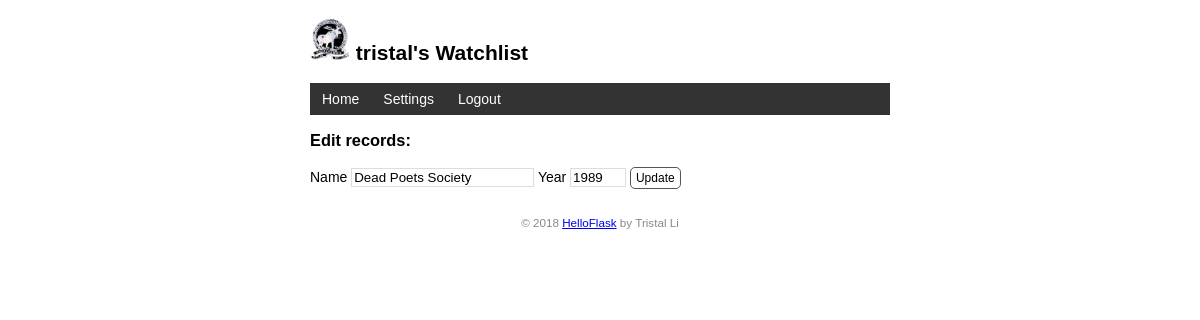
The app's page /movie/edit/2 (signed in) with its own data.
### watchlist/models.py (models this page shows, shortened)
class User(db.Model, UserMixin):
    __tablename__ = 'users'
    id = db.Column(db.Integer, primary_key = True)
    name = db.Column(db.String(20))
    username = db.Column(db.String(20), unique=True)
    password_hash = db.Column(db.String(128), nullable=False)

class Movie(db.Model):
    id = db.Column(db.Integer, primary_key = True)
    title = db.Column(db.String(60))
    year = db.Column(db.String(4))
    username = db.Column(db.String(20))

### watchlist/views.py (the view, shortened to what this page needs)
@app.route("/movie/edit/<int:movie_id>", methods = ["GET", "POST"])
@login_required
def edit(movie_id):
    movie = Movie.query.get_or_404(movie_id)
    return render_template('edit.html', movie = movie)

### watchlist/__init__.py (called while the page is built)
@login_manager.user_loader
def load_user(user_id):
    from watchlist.models import User
    user = User.query.get(int(user_id))
    return user

@app.context_processor
def inject_user():
    from watchlist.models import User, Movie
    users = User.query.all()
    movies = Movie.query.all()
    return dict(users = users, movies = movies)

### watchlist/templates/edit.html
{% extends 'base.html' %}
{% block content %}
<h3>Edit records:</h3>
<form method="post">
    Name <input type="text" name="title" autocomplete="off" required value="{{ movie.title }}">
    Year <input type="text" name="year" autocomplete="off" required value="{{ movie.year }}">
    <input class="btn" type="submit" name="submit" value="Update">
</form>
{% endblock %}

### watchlist/templates/base.html (shortened to what this page needs)
<!DOCTYPE html>
<html lang="en">
<head>
    {% block head %}
    <link rel="stylesheet" href="{{ url_for('static', filename='style.css') }}" type="text/css">
    {% endblock %}
</head>
<body>
    <h2>
        <img alt="Avatar" class="avatar" src="{{ url_for('static', filename='images/avatar.png') }}">
        {% if current_user.is_authenticated %}
            {{ current_user.name }}'s Watchlist
        {% else %}
            Watchlist - Please Login
        {% endif %}
    </h2>
    <nav>
        <ul>
            <li><a href="{{ url_for('index') }}">Home</a></li>
            {% if current_user.is_authenticated %}
                <li><a href="{{ url_for('settings') }}">Settings</a></li>
                <li><a href="{{ url_for('logout') }}">Logout</a></li>
            {% else %}
                <li><a href="{{ url_for('login') }}">Login</a></li>
                <li><a href="{{ url_for('register') }}">Register</a></li>
            {% endif %}
        </ul>
    </nav>
    {% block content %}{% endblock %}
    <footer>
        <small>&copy; 2018 <a href="http://helloflask.com/tutorial">HelloFlask</a> by Tristal Li</small>
    </footer>
</body>
</html>

### watchlist/static/style.css (style rules this page uses)
body { margin: auto; max-width: 580px; font-size: 14px; font-family: Helvetica, Arial, sans-serif; }
footer { color: #888; margin-top: 15px; text-align: center; padding: 10px; }
.avatar { width: 40px; }
nav ul { list-style-type: none; margin: 0; padding: 0; overflow: hidden; background-color: #333; }
nav li { float: left; }
nav li a { display: block; color: white; text-align: center; padding: 8px 12px; text-decoration: none; }
input[type=submit] { font-family: inherit; }
input[type=text] { border: 1px solid #ddd; }
input[name=year] { width: 50px; }
.btn { font-size: 12px; padding: 3px 5px; text-decoration: none; cursor: pointer; background-color: white; color: black; border: 1px solid #555555; border-radius: 5px; }

### records on screen
User: name "tristal"
Movie: title "Dead Poets Society", year "1989"
